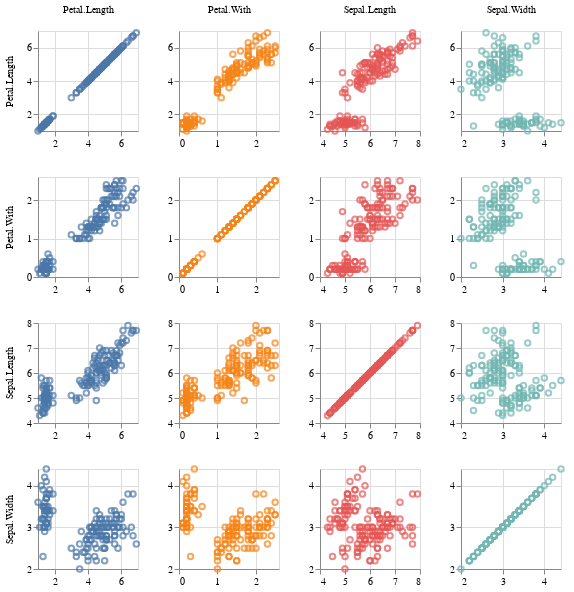

Source (notebook cell):
### Code cell
import altair as alt


my_columns = ["Sepal.Length", "Sepal.Width", "Petal.Length", "Petal.With"]
cov_matrix = pd.DataFrame(data.cov(), columns=my_columns, index=my_columns)
data.columns = my_columns # add column names

# prepare data in pairs for easier handling
pairwise_data = []
for feature_x in my_columns:
    for feature_y in my_columns:
        pairwise_data.append(
            pd.DataFrame({
                "Feature_X": feature_x,
                "Feature_Y": feature_y,
                "Value_X": data[feature_x],
                "Value_Y": data[feature_y]
            })
        )
pairwise_data = pd.concat(pairwise_data, ignore_index=True)


scatter = alt.Chart(pairwise_data).mark_point(size=30, opacity=0.7).encode(
    x=alt.X('Value_X:Q', title=None, scale=alt.Scale(zero=False)),
    y=alt.Y('Value_Y:Q', title=None, scale=alt.Scale(zero=False)),
    color=alt.Color('Feature_X:N', legend=None),
).properties(
    width = 100,
    height = 100
)
faceted_chart = scatter.facet(
    row=alt.Row('Feature_Y:N', title=None),
    column=alt.Column('Feature_X:N', title=None),
).resolve_scale(x='independent', y='independent')

faceted_chart

### Figure 1 — Vega-Lite specification as saved in the notebook (floating-point values rounded to 4 significant figures; data arrays with more than 128 entries replaced by an {"elided": "..."} marker saying what was removed)
{"config": {"view": {"continuousWidth": 300, "continuousHeight": 300}}, "data": {"name": "data-bc0fee644a342c86013fdbeaa27fbc90"}, "facet": {"column": {"field": "Feature_X", "title": null, "type": "nominal"}, "row": {"field": "Feature_Y", "title": null, "type": "nominal"}}, "spec": {"mark": {"type": "point", "opacity": 0.7, "size": 30}, "encoding": {"color": {"field": "Feature_X", "legend": null, "type": "nominal"}, "x": {"field": "Value_X", "scale": {"zero": false}, "title": null, "type": "quantitative"}, "y": {"field": "Value_Y", "scale": {"zero": false}, "title": null, "type": "quantitative"}}, "height": 100, "width": 100}, "resolve": {"scale": {"x": "independent", "y": "independent"}}, "$schema": "https://vega.github.io/schema/vega-lite/v5.20.1.json", "datasets": {"data-bc0fee644a342c86013fdbeaa27fbc90": {"elided": "2400 records"}}}
